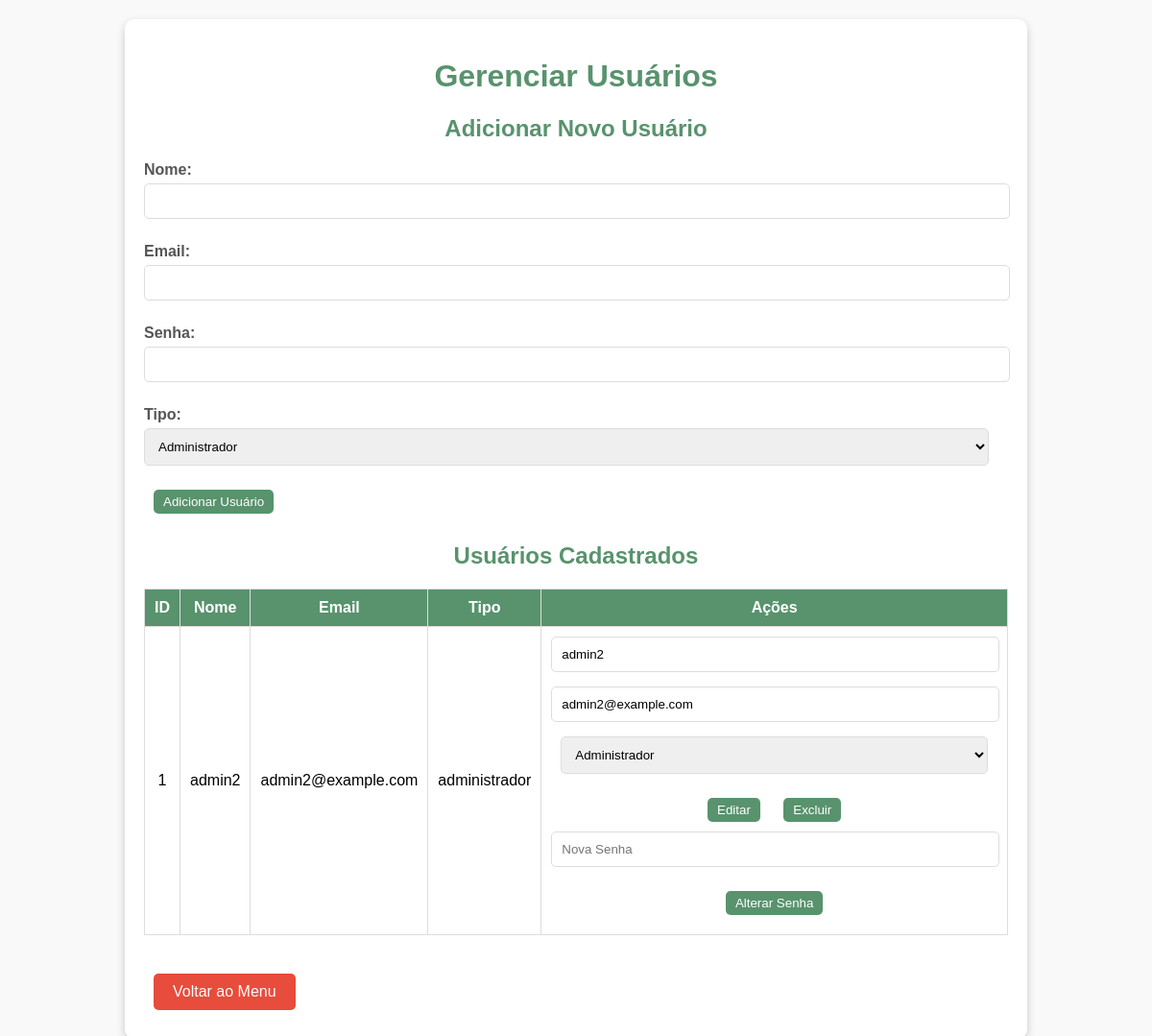
Page /adicionar_usuario.php on the committed database.
### tables this page shows
CREATE TABLE usuarios (
    id_usuario INT AUTO_INCREMENT PRIMARY KEY,
    nome VARCHAR(100),
    email VARCHAR(100) UNIQUE,
    senha VARCHAR(255),
    tipo ENUM('administrador', 'medico', 'recepcionista') NOT NULL
);

### adicionar_usuario.php (the view, shortened to what this page needs)
<?php
require 'config.php';
?>
<!DOCTYPE html>
<html lang="pt-BR">
<head>
    <link rel="stylesheet" href="css/style.css">
</head>
<body>
    <div class="container">
        <h1>Gerenciar Usuários</h1>
        <h2>Adicionar Novo Usuário</h2>
        <form method="post">
            <label for="nome">Nome:</label>
            <input type="text" id="nome" name="nome" required>
            <label for="email">Email:</label>
            <input type="email" id="email" name="email" required>
            <label for="senha">Senha:</label>
            <input type="password" id="senha" name="senha" required>
            <label for="tipo">Tipo:</label>
            <select id="tipo" name="tipo" required>
                <option value="administrador">Administrador</option>
            </select>
            <button class="btn" type="submit">Adicionar Usuário</button>
        </form>
        <h2>Usuários Cadastrados</h2>
        <table>
            <tr>
                <th>ID</th>
                <th>Nome</th>
                <th>Email</th>
                <th>Tipo</th>
                <th>Ações</th>
            </tr>
            <?php
            $usuarios = $pdo->query("SELECT * FROM usuarios")->fetchAll(PDO::FETCH_ASSOC);
            foreach ($usuarios as $usuario) {
                echo "<tr>
                    <td>{$usuario['id_usuario']}</td>
                    <td>{$usuario['nome']}</td>
                    <td>{$usuario['email']}</td>
                    <td>{$usuario['tipo']}</td>
                    <td>
                        <form method='post' style='display:inline;'>
                            <input type='hidden' name='action' value='edit_user'>
                            <input type='hidden' name='id_usuario' value='{$usuario['id_usuario']}'>
                            <input type='text' name='nome' value='{$usuario['nome']}' required>
                            <input type='email' name='email' value='{$usuario['email']}' required>
                            <select name='tipo' required>
                                <option value='administrador' " . ($usuario['tipo'] == 'administrador' ? 'selected' : '') . ">Administrador</option>
                                <option value='medico' " . ($usuario['tipo'] == 'medico' ? 'selected' : '') . ">Médico</option>
                                <option value='recepcionista' " . ($usuario['tipo'] == 'recepcionista' ? 'selected' : '') . ">Recepcionista</option>
                            </select>
                            <button class='btn' type='submit'>Editar</button>
                        </form>
                        <form method='post' style='display:inline;'>
                            <input type='hidden' name='action' value='delete_user'>
                            <input type='hidden' name='id_usuario' value='{$usuario['id_usuario']}'>
                            <button class='btn' type='submit'>Excluir</button>
                        </form>
                        <form method='post' style='display:inline;'>
                            <input type='hidden' name='action' value='change_password'>
                            <input type='hidden' name='id_usuario' value='{$usuario['id_usuario']}'>
                            <input type='password' name='nova_senha' placeholder='Nova Senha' required>
                            <button class='btn' type='submit'>Alterar Senha</button>
                        </form>
                    </td>
                </tr>";
            }
            ?>
        </table>
        <a href="menu.php" class="back-button">Voltar ao Menu</a>
    </div>
</body>
</html>

### css/style.css (style rules this page uses)
body { font-family: 'Arial', sans-serif; background-color: #f9f9f9; margin: 0; padding: 0; }
.container, .menu, .login-container { max-width: 900px; margin: 40px auto; padding: 20px; background: #fff; border-radius: 8px; box-shadow: 0 4px 10px rgba(0, 0, 0, 0.2); animation: fadeIn 0.8s ease-in-out; }
h1, h2 { color: #58936d; font-weight: bold; text-align: center; }
button, a { display: inline-block; text-align: center; padding: 12px 20px; margin: 10px; background-color: #58936d; color: white; text-decoration: none; border: none; border-radius: 5px; cursor: pointer; transition: background-color 0.3s ease; }
table { width: 100%; border-collapse: collapse; margin: 20px 0; }
table th, table td { border: 1px solid #ddd; padding: 12px; text-align: left; }
table th { background-color: #58936d; color: white; }
label { display: block; margin: 10px 0 5px; font-weight: bold; color: #555; }
input, select, textarea { width: calc(100% - 20px); padding: 10px; margin-bottom: 15px; border: 1px solid #ddd; border-radius: 5px; }

### adicionar_usuario.php (style rules this page uses)
.container { max-width: 900px; margin: 20px auto; padding: 20px; background: #fff; border-radius: 10px; box-shadow: 0 4px 10px rgba(0, 0, 0, 0.2); }
table { width: 100%; border-collapse: collapse; margin: 20px 0; }
table th, table td { border: 1px solid #ddd; padding: 10px; text-align: center; }
table th { background: #58936d; color: white; }
.btn { padding: 5px 10px; background: #58936d; color: white; border: none; border-radius: 5px; cursor: pointer; }
.back-button { margin-top: 20px; display: inline-block; padding: 10px 20px; background: #e74c3c; color: white; text-decoration: none; border-radius: 5px; font-size: 16px; transition: background 0.3s ease; }

### rows in the picture
usuarios: id_usuario "1", nome "admin2", email "admin2@example.com", tipo "administrador", tipo "Administrador"
